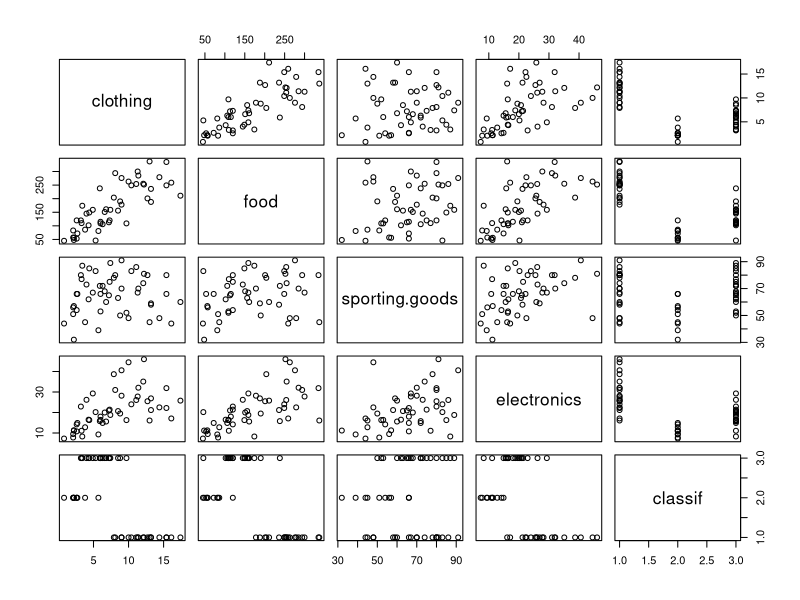
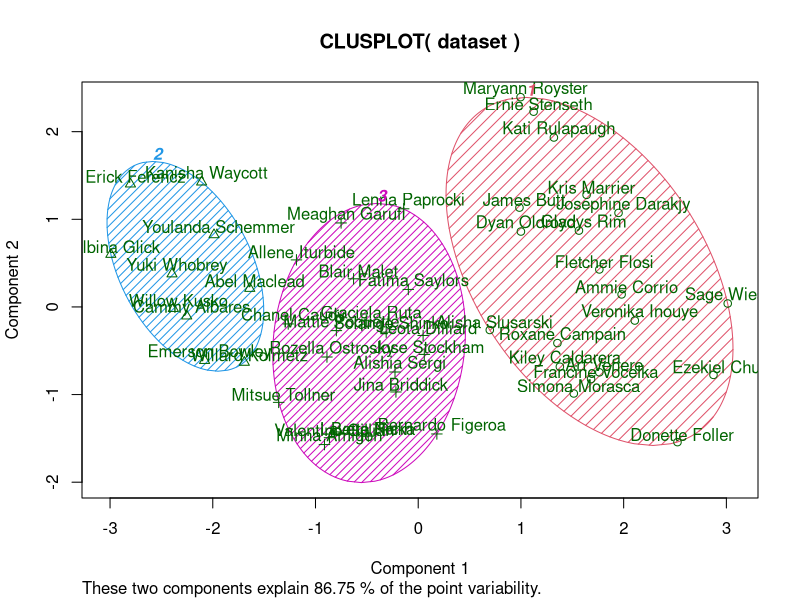

Source code (R) for these figures, in order:
library(mclust)
library(cluster)

# Load data
dataset = read.csv("data/purchases.csv", row.names=1)

# Build latent cluster model and show results
fit <- Mclust(dataset)
print(fit$BIC) # Show the fit summary
classif <- fit$classification # The segment classification vector - class of each person

# Build classification frame
classifications <- cbind(classif)
print(classifications) # Show the classes of each person
rownames(classifications) <- rownames(dataset)

fitdata <- cbind(dataset, classif=classif) # Add the classes to the data as a new column

# Display cluster plot based on two latent components and show cross-var plots
plot(fitdata)
dev.new()
clusplot(dataset, classifications, color=TRUE, shade=TRUE, labels=2, lines=0)
